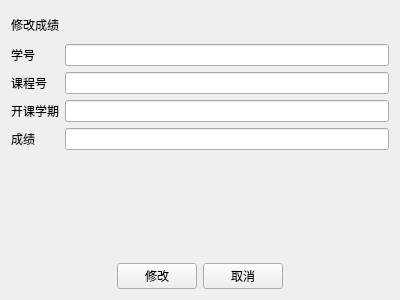
<?xml version="1.0" encoding="UTF-8"?>
<ui version="4.0">
 <class>admin_update_grade</class>
 <widget class="QWidget" name="admin_update_grade">
  <property name="geometry">
   <rect>
    <x>0</x>
    <y>0</y>
    <width>400</width>
    <height>300</height>
   </rect>
  </property>
  <property name="windowTitle">
   <string>Form</string>
  </property>
  <layout class="QVBoxLayout" name="verticalLayout" stretch="1,8,1">
   <item>
    <widget class="QLabel" name="label">
     <property name="text">
      <string>修改成绩</string>
     </property>
    </widget>
   </item>
   <item>
    <layout class="QFormLayout" name="formLayout">
     <item row="0" column="0">
      <widget class="QLabel" name="Label">
       <property name="text">
        <string>学号</string>
       </property>
      </widget>
     </item>
     <item row="0" column="1">
      <widget class="QLineEdit" name="LineEdit"/>
     </item>
     <item row="1" column="0">
      <widget class="QLabel" name="Label_2">
       <property name="text">
        <string>课程号</string>
       </property>
      </widget>
     </item>
     <item row="1" column="1">
      <widget class="QLineEdit" name="LineEdit_2"/>
     </item>
     <item row="2" column="0">
      <widget class="QLabel" name="Label_3">
       <property name="text">
        <string>开课学期</string>
       </property>
      </widget>
     </item>
     <item row="2" column="1">
      <widget class="QLineEdit" name="LineEdit_3"/>
     </item>
     <item row="3" column="0">
      <widget class="QLabel" name="Label_4">
       <property name="text">
        <string>成绩</string>
       </property>
      </widget>
     </item>
     <item row="3" column="1">
      <widget class="QLineEdit" name="LineEdit_4"/>
     </item>
    </layout>
   </item>
   <item>
    <layout class="QHBoxLayout" name="horizontalLayout">
     <item>
      <spacer name="horizontalSpacer">
       <property name="orientation">
        <enum>Qt::Horizontal</enum>
       </property>
       <property name="sizeHint" stdset="0">
        <size>
         <width>40</width>
         <height>20</height>
        </size>
       </property>
      </spacer>
     </item>
     <item>
      <widget class="QPushButton" name="pushButton">
       <property name="text">
        <string>修改</string>
       </property>
      </widget>
     </item>
     <item>
      <widget class="QPushButton" name="pushButton_2">
       <property name="text">
        <string>取消</string>
       </property>
      </widget>
     </item>
     <item>
      <spacer name="horizontalSpacer_2">
       <property name="orientation">
        <enum>Qt::Horizontal</enum>
       </property>
       <property name="sizeHint" stdset="0">
        <size>
         <width>40</width>
         <height>20</height>
        </size>
       </property>
      </spacer>
     </item>
    </layout>
   </item>
  </layout>
 </widget>
 <resources/>
 <connections/>
</ui>
